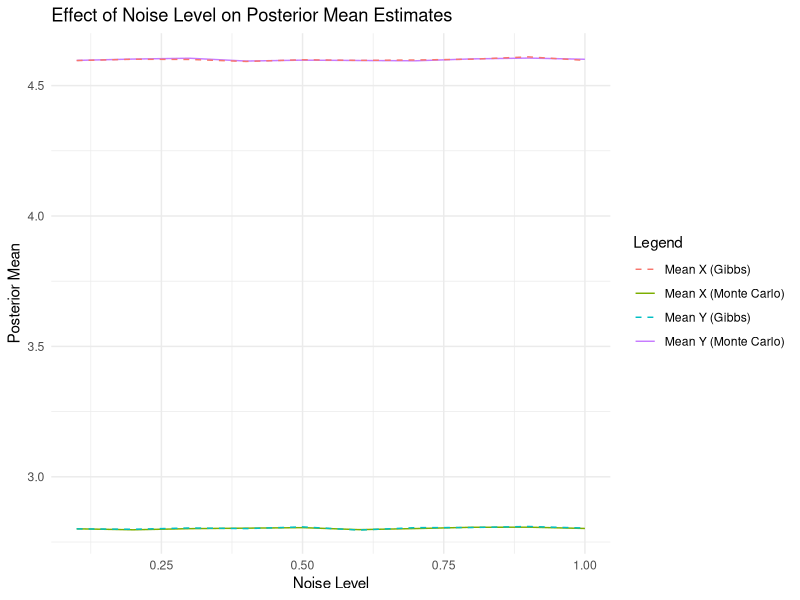
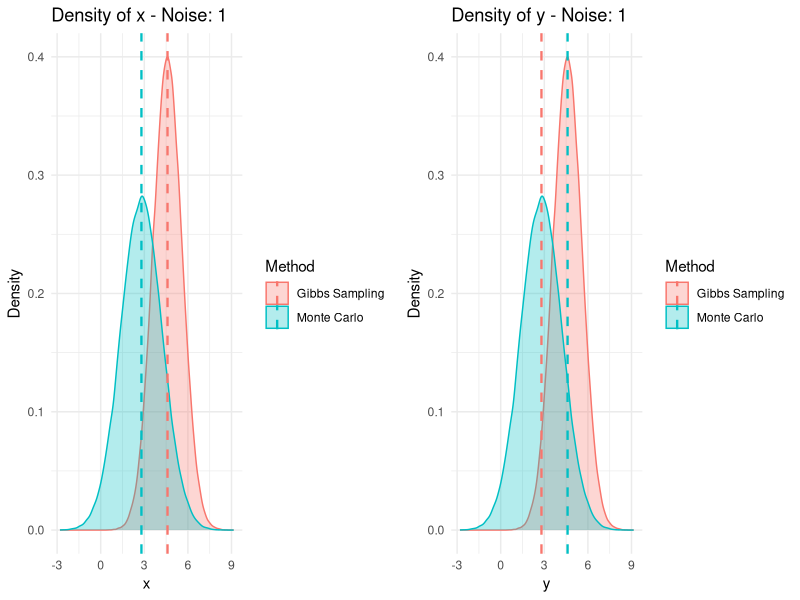
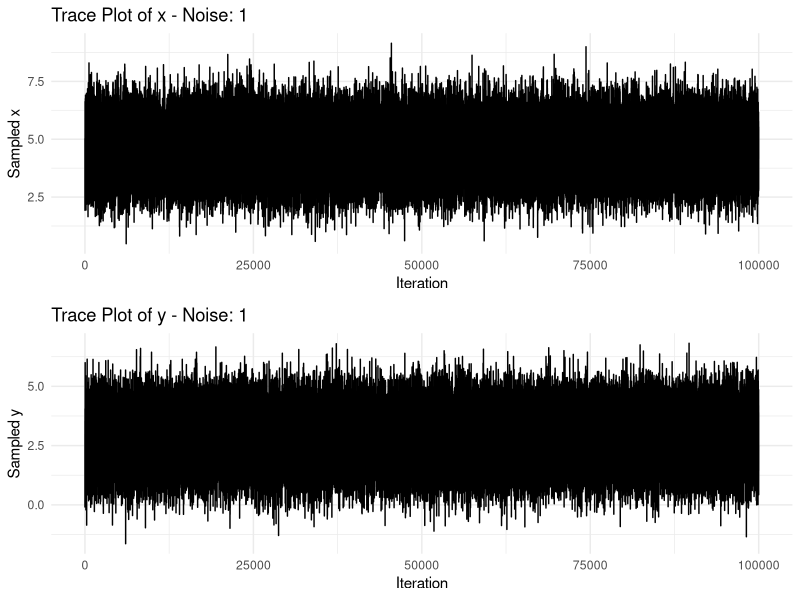
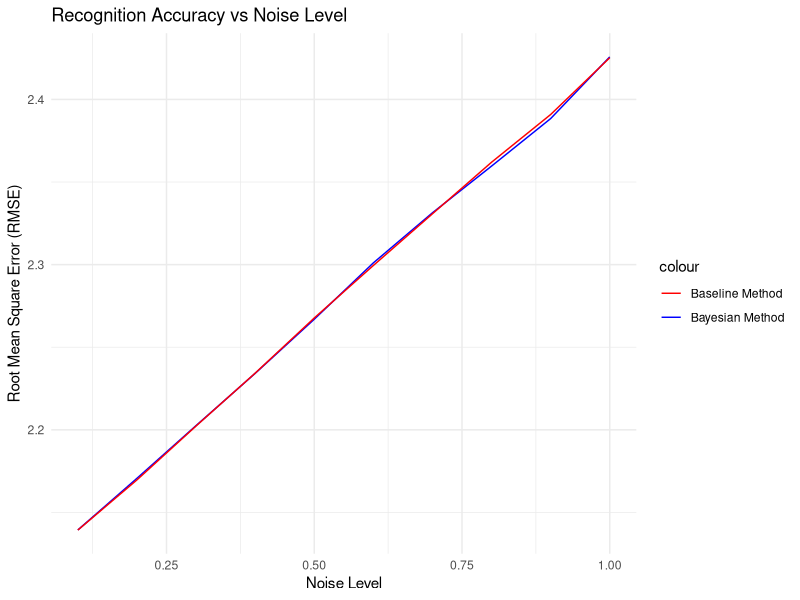

Source code (R) for these figures, in order:
## ---- chunk 1
# Load necessary libraries
library(MASS)  # For multivariate normal distribution sampling
library(ggplot2)  # For visualization
library(gridExtra)
#### ---- DIRECT MONTE CARLO ----
# Set parameters for the simulation
set.seed(8201)  # Ensure reproducibility
num_samples <- 100000  # Number of samples to draw from the prior
mu_0 <- c(2.8, 4.6)  # Prior mean for the feature vector
Sigma_0 <- diag(2)  # Prior covariance matrix (identity matrix)

# Define different noise levels for different phonemes (Question 2: Model Extension)
noise_levels <- seq(0.1, 1, length.out = 10)  # Noise levels from 0.1 to 1
phoneme_noise_levels <- lapply(noise_levels, function(n) diag(n, 2))  # Create different noise matrices

# Store results
results <- list()
posterior_means <- data.frame(noise_level = numeric(), mean_x_mc = numeric(), mean_y_mc = numeric(), mean_x_gibbs = numeric(), mean_y_gibbs = numeric())
posterior_covariances <- list()

# Loop through different noise levels
for (Sigma_matrix in phoneme_noise_levels) {
  Sigma_noise <- Sigma_matrix[1,1]  # Extract noise level for tracking
  
# Simulate samples from the prior distribution
mu_samples <- mvrnorm(n = num_samples, mu = mu_0, Sigma = Sigma_0)
  
# Simulate observed data with noise (Question 1: Noise Impact)
observed_data <- mu_samples + mvrnorm(n = num_samples, mu = c(0, 0), Sigma = Sigma_matrix)
  
# Monte Carlo posterior estimates (Inference Task 1: Direct Monte Carlo)
posterior_mean_mc <- colMeans(observed_data)  # Compute posterior mean
posterior_cov_mc <- cov(observed_data)  # Compute posterior covariance
  
#### ---- GIBBS SAMPLING ----
# Gibbs Sampling to refine the posterior estimates (Inference Task 2: Gibbs Sampling)
num_iterations <- 100000  # Number of iterations for Gibbs sampling
gibbs_samples <- matrix(0, nrow = num_iterations, ncol = 2)  # Storage for Gibbs samples
current_sample <- posterior_mean_mc  # Initialize the Gibbs sampler
  
for (i in 1:num_iterations) {
    # Sample x given y
    current_sample[1] <- rnorm(1, mean = posterior_mean_mc[2], sd = sqrt(Sigma_noise))
    # Sample y given x
    current_sample[2] <- rnorm(1, mean = posterior_mean_mc[1], sd = sqrt(Sigma_noise))
    gibbs_samples[i, ] <- current_sample  # Store the sample
  }
  
  # Compute refined posterior estimates from Gibbs samples
  refined_posterior_mean_gibbs <- colMeans(gibbs_samples)
  refined_posterior_cov_gibbs <- cov(gibbs_samples)
  
  # Store results
  results[[as.character(Sigma_noise)]] <- list(
    mean_mc = posterior_mean_mc,
    covariance_mc = posterior_cov_mc,
    mean_gibbs = refined_posterior_mean_gibbs,
    covariance_gibbs = refined_posterior_cov_gibbs
  )
  
  posterior_covariances[[as.character(Sigma_noise)]] <- list(
    mc_cov = posterior_cov_mc,
    gibbs_cov = refined_posterior_cov_gibbs
  )
  
  # Store posterior means for plotting
  posterior_means <- rbind(posterior_means, data.frame(
    noise_level = Sigma_noise,
    mean_x_mc = posterior_mean_mc[1],
    mean_y_mc = posterior_mean_mc[2],
    mean_x_gibbs = refined_posterior_mean_gibbs[1],
    mean_y_gibbs = refined_posterior_mean_gibbs[2]
  ))
}

# Print Noise Impact results
print("Posterior Estimates")
print(posterior_means)
print("Posterior Covariances")
print(posterior_covariances)

## ---- chunk 2
# Plot posterior mean estimates vs. noise level 
plot1 = ggplot(posterior_means, aes(x = noise_level)) +
  geom_line(aes(y = mean_x_mc, color = "Mean X (Monte Carlo)")) +
  geom_line(aes(y = mean_y_mc, color = "Mean Y (Monte Carlo)")) +
  geom_line(aes(y = mean_x_gibbs, color = "Mean X (Gibbs)"), linetype = "dashed") +
  geom_line(aes(y = mean_y_gibbs, color = "Mean Y (Gibbs)"), linetype = "dashed") +
  labs(title = "Effect of Noise Level on Posterior Mean Estimates",
       x = "Noise Level",
       y = "Posterior Mean",
       color = "Legend") +
  theme_minimal()
plot1


## ---- chunk 3

#### ---- DENSITY PLOTS ON THE SAME PLOT ----
# Create data frames for plotting
mc_df <- as.data.frame(observed_data)
gibbs_df <- as.data.frame(gibbs_samples)
colnames(mc_df) <- c("value")
colnames(gibbs_df) <- c("value")

mc_df$method <- "Monte Carlo"
gibbs_df$method <- "Gibbs Sampling"

# Combine data for plotting
plot_data_x <- rbind(data.frame(value = mc_df$value, method = mc_df$method, variable = "x"),
                     data.frame(value = gibbs_df$value, method = gibbs_df$method, variable = "x"))

plot_data_y <- rbind(data.frame(value = mc_df$value, method = mc_df$method, variable = "y"),
                     data.frame(value = gibbs_df$value, method = gibbs_df$method, variable = "y"))

# Density plot for x
density_plot_x <- ggplot(plot_data_x, aes(x = value, fill = method, color = method)) +
  geom_density(alpha = 0.3) +
  geom_vline(data = posterior_means[posterior_means$noise_level == Sigma_noise, ],
             aes(xintercept = mean_x_mc, color = "Monte Carlo"),
             linetype = "dashed", size = 0.8) +
  geom_vline(data = posterior_means[posterior_means$noise_level == Sigma_noise, ],
             aes(xintercept = mean_x_gibbs, color = "Gibbs Sampling"),
             linetype = "dashed", size = 0.8) +
  labs(title = paste("Density of x - Noise:", Sigma_noise), x = "x", y = "Density", fill = "Method", color = "Method") +
  theme_minimal()

# Density plot for y
density_plot_y <- ggplot(plot_data_y, aes(x = value, fill = method, color = method)) +
  geom_density(alpha = 0.3) +
  geom_vline(data = posterior_means[posterior_means$noise_level == Sigma_noise, ],
             aes(xintercept = mean_y_mc, color = "Monte Carlo"),
             linetype = "dashed", size = 0.8) +
  geom_vline(data = posterior_means[posterior_means$noise_level == Sigma_noise, ],
             aes(xintercept = mean_y_gibbs, color = "Gibbs Sampling"),
             linetype = "dashed", size = 0.8) +
  labs(title = paste("Density of y - Noise:", Sigma_noise), x = "y", y = "Density", fill = "Method", color = "Method") +
  theme_minimal()
# Arrange and display the density plots
density_plots <- grid.arrange(density_plot_x, density_plot_y, nrow = 1)
print(density_plots)


## ---- chunk 4

#### ---- TRACE PLOTS ----
# Create data frame for Gibbs samples for trace plots
gibbs_trace_df <- as.data.frame(gibbs_samples)
gibbs_trace_df$iteration <- 1:nrow(gibbs_trace_df)
colnames(gibbs_trace_df) <- c("x", "y", "iteration")

# Trace plot for x
trace_plot_x <- ggplot(gibbs_trace_df, aes(x = iteration, y = x)) +
  geom_line() +
  labs(title = paste("Trace Plot of x - Noise:", Sigma_noise), x = "Iteration", y = "Sampled x") +
  theme_minimal()

# Trace plot for y
trace_plot_y <- ggplot(gibbs_trace_df, aes(x = iteration, y = y)) +
  geom_line() +
  labs(title = paste("Trace Plot of y - Noise:", Sigma_noise), x = "Iteration", y = "Sampled y") +
  theme_minimal()

# Arrange and display the trace plots
trace_plots <- grid.arrange(trace_plot_x, trace_plot_y, nrow = 2)
trace_plots

## ---- chunk 5


# Store credible intervals for means
credible_intervals_means <- list()

# Loop through different noise levels
for (Sigma_matrix in phoneme_noise_levels) {
  Sigma_noise <- Sigma_matrix[1,1]
  
  # Simulate observed data with noise (Direct Monte Carlo approximation of posterior)
  mu_samples <- mvrnorm(n = num_samples, mu = mu_0, Sigma = Sigma_0)
  observed_data <- mu_samples + mvrnorm(n = num_samples, mu = c(0, 0), Sigma = Sigma_matrix)
  
  # Calculate 95% credible intervals for MC mean
  ci_mean_x_mc <- quantile(observed_data[, 1], probs = c(0.025, 0.975))
  ci_mean_y_mc <- quantile(observed_data[, 2], probs = c(0.025, 0.975))
  
  #### ---- GIBBS SAMPLING ----
  num_iterations <- 10000
  gibbs_samples <- matrix(0, nrow = num_iterations, ncol = 2)
  current_sample <- colMeans(observed_data) # Initialize with MC mean
  
  for (i in 1:num_iterations) {
    current_sample[1] <- rnorm(1, mean = current_sample[2], sd = sqrt(Sigma_noise))
    current_sample[2] <- rnorm(1, mean = current_sample[1], sd = sqrt(Sigma_noise))
    gibbs_samples[i, ] <- current_sample
  }
  
  # Calculate 95% credible intervals for Gibbs mean
  ci_mean_x_gibbs <- quantile(gibbs_samples[, 1], probs = c(0.025, 0.975))
  ci_mean_y_gibbs <- quantile(gibbs_samples[, 2], probs = c(0.025, 0.975))
  
  # Store credible intervals for means
  credible_intervals_means[[as.character(Sigma_noise)]] <- list(
    mc = list(x = ci_mean_x_mc, y = ci_mean_y_mc),
    gibbs = list(x = ci_mean_x_gibbs, y = ci_mean_y_gibbs)
  )
}

# Print the credible intervals for means
print("95% Credible Intervals for Means:")
print(credible_intervals_means)

## ---- chunk 6
#### ---- SIMULATE RECOGNITION ACCURACY ----
# Compare Bayesian method vs. Baseline method
bayesian_accuracy <- numeric(length(noise_levels))
baseline_accuracy <- numeric(length(noise_levels))

simulate_accuracy <- function(Sigma_matrix) {
  # Generate noisy observations
  observed_data <- mu_samples + mvrnorm(n = num_samples, mu = c(0, 0), Sigma = Sigma_matrix)
  
  # Bayesian estimate
  bayesian_estimate <- colMeans(observed_data)
  bayesian_accuracy <- mean(sqrt(rowSums((observed_data - bayesian_estimate)^2)))
  
  # Baseline estimate (prior mean)
  baseline_estimate <- colMeans(mu_samples)
  baseline_accuracy <- mean(sqrt(rowSums((observed_data - baseline_estimate)^2)))
  
  return(c(bayesian_accuracy, baseline_accuracy))
}

# Compute accuracy for different noise levels
for (i in seq_along(phoneme_noise_levels)) {
  accuracies <- simulate_accuracy(phoneme_noise_levels[[i]])
  bayesian_accuracy[i] <- accuracies[1]
  baseline_accuracy[i] <- accuracies[2]
}

# Store accuracy results
accuracy_results <- data.frame(Noise_Level = noise_levels, Bayesian_Accuracy = bayesian_accuracy, Baseline_Accuracy = baseline_accuracy)
accuracy_results
# Print Application Evaluation results
print("Application Evaluation - Recognition Accuracy Comparison")
print(accuracy_results)

## ---- chunk 7
# Plot recognition accuracy comparison
plot2 = ggplot(accuracy_results, aes(x = Noise_Level)) + 
  geom_line(aes(y = Bayesian_Accuracy, color = 'Bayesian Method')) + 
  geom_line(aes(y = Baseline_Accuracy, color = 'Baseline Method')) + 
  labs(title = 'Recognition Accuracy vs Noise Level', 
       x = 'Noise Level', 
       y = 'Root Mean Square Error (RMSE)') + 
  scale_color_manual(values = c('Bayesian Method' = 'blue', 'Baseline Method' = 'red')) + 
  theme_minimal()

plot2
